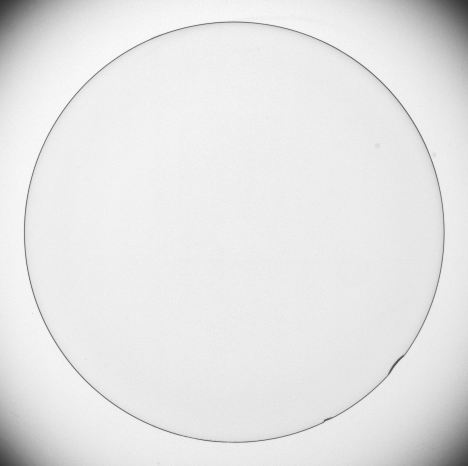
#> input picture exercises/lec 3/contact_lens.tif, 468 x 466 px, found by its file name
$ jupyter execute --allow-errors lec3.ipynb   (shell and % lines are left out)
#> lines starting #> are read from the running program, lines starting #| are printed output that depends on the picture
#### Name : Vakeesan.K
#### Index No. : 190643G

##### 1)

#> (a cell that did not finish here is left out)

##### 2)

[cell 2]
import cv2 as cv
import numpy as np
import matplotlib.pyplot as plt
from mpl_toolkits.mplot3d import Axes3D
from matplotlib import cm


fig=plt.figure(figsize=(10,10))
ax = fig.add_subplot(111,projection='3d')

step=0.1
sigma=1

X = np.arange(-5,5 + step,step)
Y = np.arange(-5,5 + step,step)
XX, YY = np.meshgrid(X,Y)
g = np.exp(-(XX**2 + YY**2)/(2*sigma**2))


# Plot the surface.

surf = ax.plot_surface(XX, YY, g, cmap=cm.jet)


#> (the rest of this cell did not finish here and is left out)

##### 3)

[cell 3]
import cv2 as cv
import numpy as np
from matplotlib import pyplot as plt
import matplotlib.image as mp_img

img = cv.imread(r'C:\Python39\cv\exercices\lec 3\contact_lens.tif',cv.IMREAD_REDUCED_GRAYSCALE_2).astype(np.float32)
#> img: shape (466, 468) float32; min 51, max 250, mean 229.6
assert img is not None

#sobel vertical
kernel_v=np.array([(-1,-2,-1),(0,0,0),(1,2,1)], dtype=np.float32)
imgv = cv.filter2D(img,-1,kernel_v)
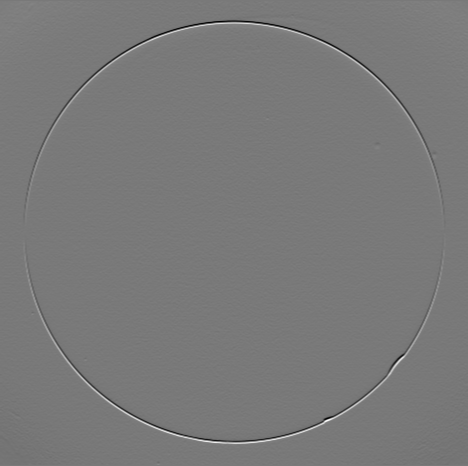
#> imgv: shape (466, 468) float32; min -480, max 527, mean 0; drawn with min black and max white

#sobel horizontal
kernel_h=np.array([(-1,0,1),(-2,0,2),(-1,0,1)], dtype=np.float32)
imgh = cv.filter2D(img,-1,kernel_h)

grad_mag = np.sqrt(imgv**2+imgh**2)
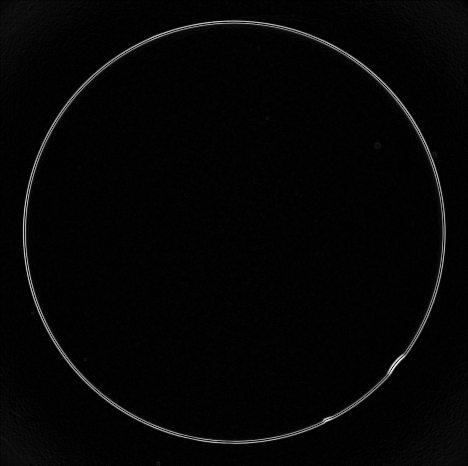
#> grad_mag: shape (466, 468) float32; min 0, max 606.4, mean 13.4; drawn with min black and max white

fig,axes = plt.subplots(1,4,sharex='all', sharey='all',figsize=(18,6))
axes[0].imshow(img,cmap='gray')
axes[0].set_title('Original')
axes[1].imshow(imgv,cmap='gray')
axes[1].set_title('Sobel vertical $f_x$')
axes[2].imshow(imgh,cmap='gray')
axes[2].set_title('Sobel Horizontal $f_y$')
axes[3].imshow(grad_mag,cmap='gray')
axes[3].set_title('Gradient magnititude $\sqrt{f_x^2 + f_y^2}$')

plt.show()
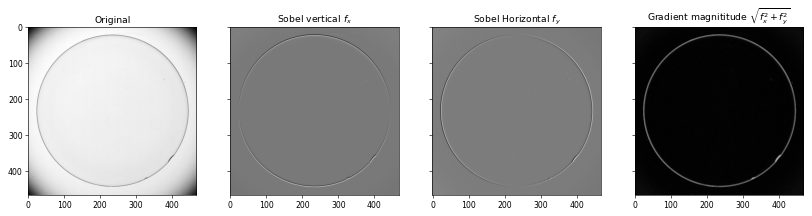
#> figure drawn by matplotlib, 4 panels

##### 4)

[cell 4]
import cv2 as cv
import numpy as np
from matplotlib import pyplot as plt
import matplotlib.image as mp_img

img = cv.imread(r'C:\Python39\cv\exercices\lec 3\tom.jpg',cv.IMREAD_GRAYSCALE).astype(np.float32)
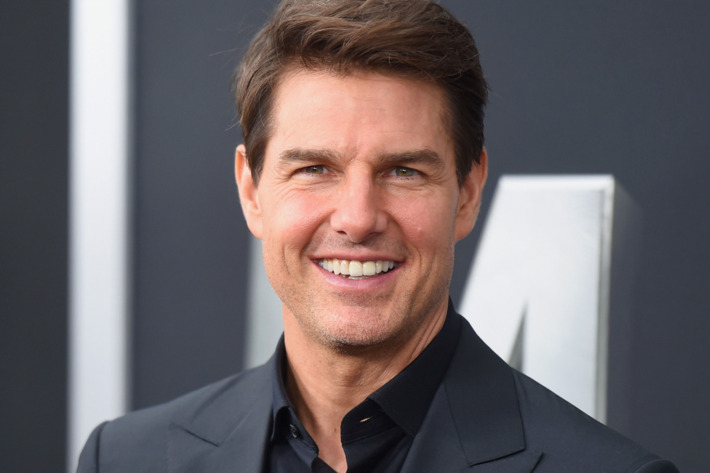
#> input picture exercises/lec 3/tom.jpg, 710 x 473 px, found by its file name
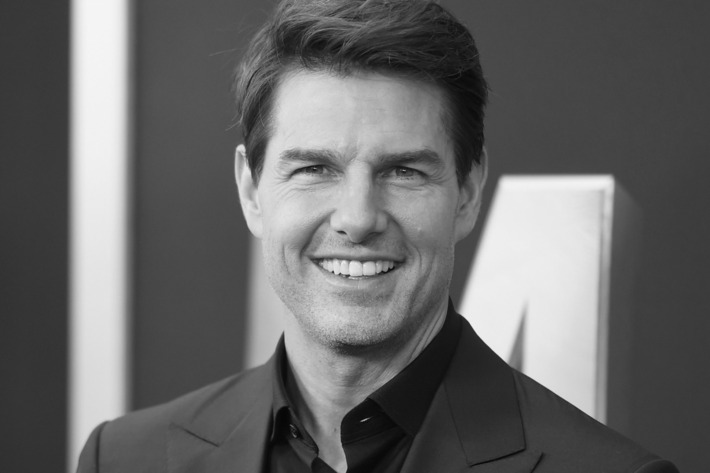
#> img: shape (473, 710) float32; min 5, max 245, mean 103.7
assert img is not None

#sharpening
kernel=np.array([(0,-1,0),(-1,5,-1),(0,-1,0)], dtype='float')
imgs = cv.filter2D(img,-1,kernel)
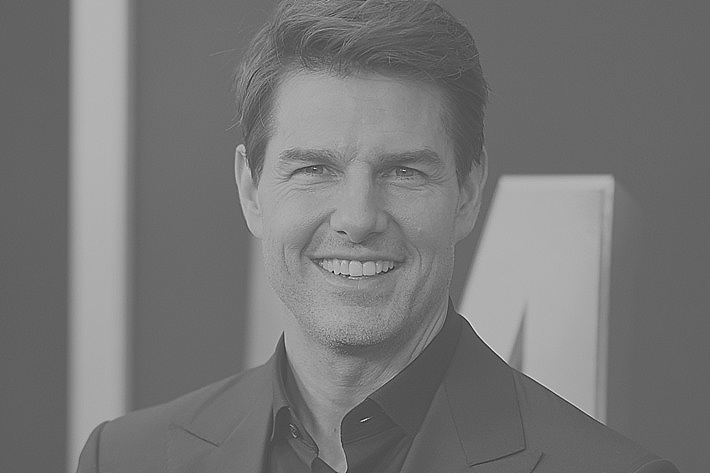
#> imgs: shape (473, 710) float32; min -171, max 417, mean 103.7; drawn with min black and max white

sigma =2
gaussian_1d = cv.getGaussianKernel(5,sigma)
f_lp= cv.sepFilter2D(img,-1,gaussian_1d,gaussian_1d)
f_hp= img - f_lp
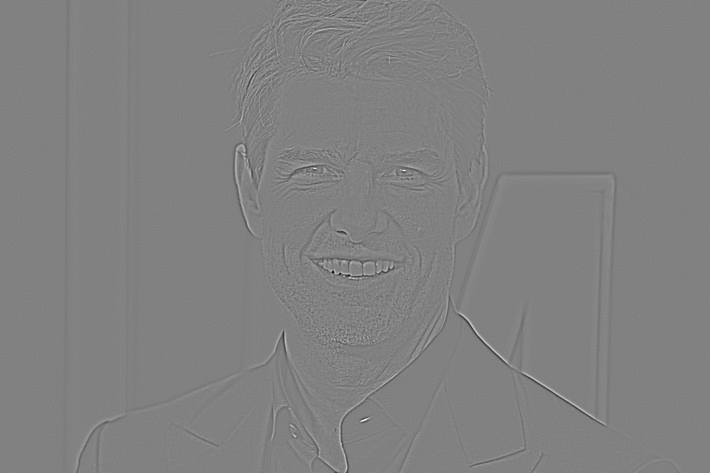
#> f_hp: shape (473, 710) float32; min -91.49, max 88.83, mean 0; drawn with min black and max white
sharpen= cv.addWeighted(img,1.0,f_hp,1.0,5)
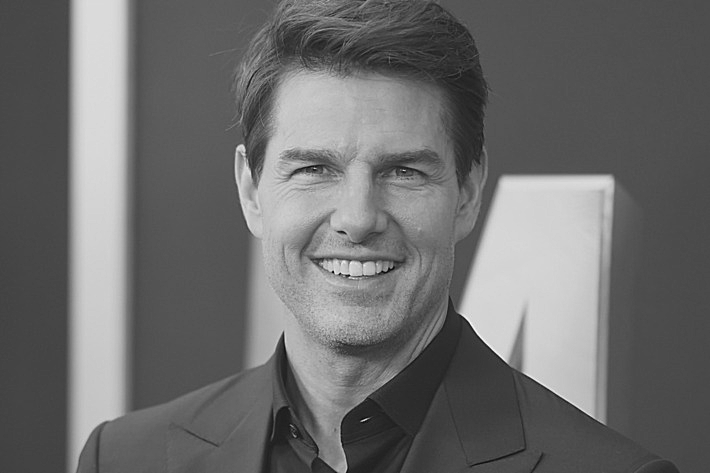
#> sharpen: shape (473, 710) float32; min -31.09, max 295.7, mean 108.7; drawn with min black and max white

fig,axes = plt.subplots(1,4,sharex='all', sharey='all',figsize=(20,5))
axes[0].imshow(img,cmap='gray')
axes[0].set_title('Original')
axes[1].imshow(f_lp,cmap='gray')
axes[1].set_title('$f_{lp}$')
axes[2].imshow(f_hp,cmap='gray')
axes[2].set_title('$f_{hp}$')
axes[3].imshow(sharpen,cmap='gray')
axes[3].set_title('Sharpen image')
plt.show()
